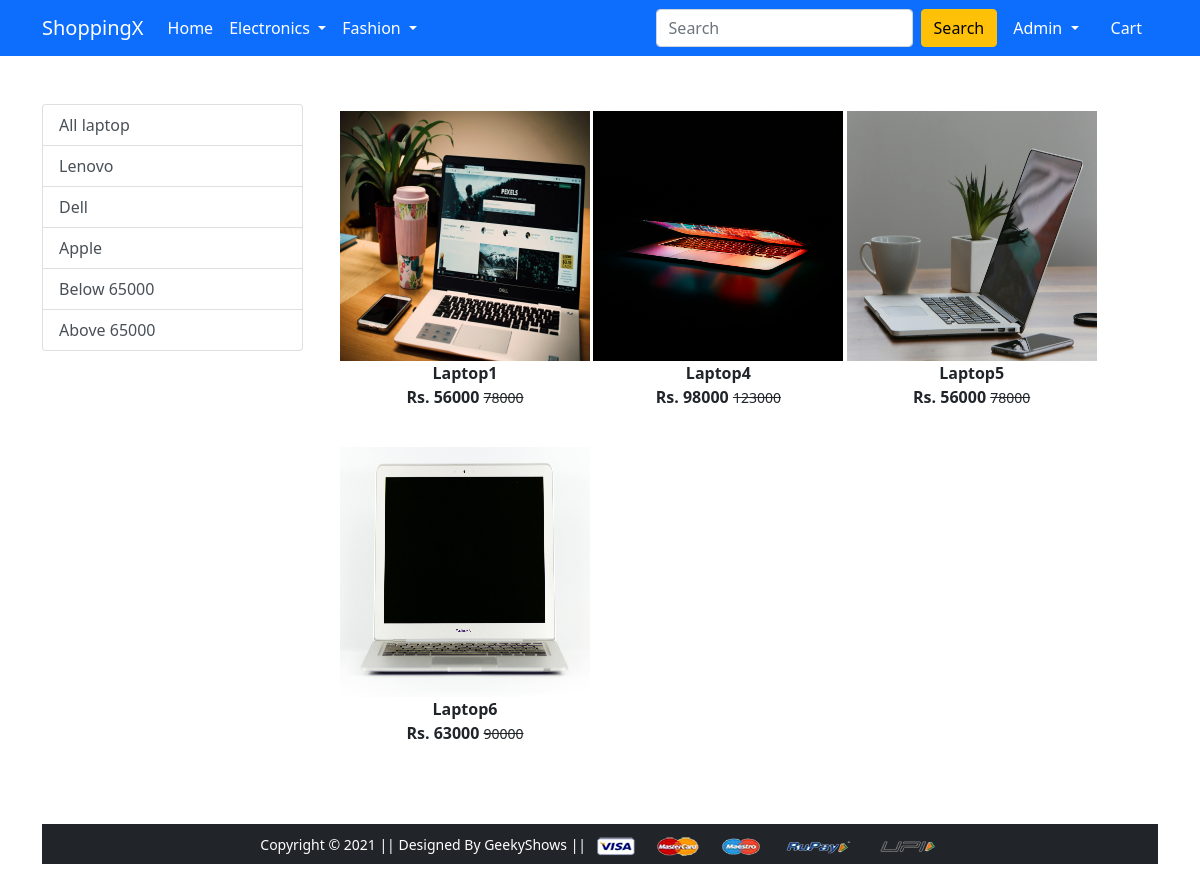
Screenshot of /laptop/Apple (signed in) with the database file from the repository.
### app/models.py (models this page shows, shortened)
class product(models.Model):
    Title = models.CharField( max_length=50)
    Selling_price = models.IntegerField()
    Discounted_price = models.IntegerField()
    Description = models.TextField(max_length=50)
    Brand = models.CharField(max_length=50)
    Category = models.CharField(choices = Category_Choices, max_length=2)
    Product_image = models.ImageField( upload_to= 'Productimg')

### app/views.py (the view)
# urls.py: path('laptop/', views.laptop, name='laptop'),
@login_required
def laptop(request, data = None):
   if data == None:
      laptop = product.objects.filter(Category = "L")
   elif data == 'Apple' or data == 'Dell' or data == 'Lenovo':
      laptop = product.objects.filter(Category = 'L').filter(Brand = data)
   elif data == 'below':
      laptop = product.objects.filter(Category = 'L').filter(Discounted_price__lt = 65000)
   elif data == 'above':
      laptop = product.objects.filter(Category = 'L').filter(Discounted_price__gt = 65000)
   return render(request, 'app/laptop.html', {'laptop' : laptop})

### app/templates/app/laptop.html (shortened to what this page needs)
{% extends 'app/base.html' %}
{% load static %}
{% block main-content %}
<div class="container my-5">
    <div class="row">
     <div class="col-sm-3">
      <div class="list-group">
        <a href="{% url 'laptop' }" class="list-group-item list-group-item-action" aria-current="true">All laptop</a>
        <a href="{% url 'laptopdata' 'Lenovo'  %}" class="list-group-item list-group-item-action" aria-current="true" width: 45px>Lenovo</a>
        <a href="{% url 'laptopdata' 'Dell'  %}" class="list-group-item list-group-item-action">Dell</a>
        <a href="{% url 'laptopdata' 'Apple'  %}" class="list-group-item list-group-item-action">Apple</a>
        <a href="{% url 'laptopdata' 'below'  %}" class="list-group-item list-group-item-action">Below 65000</a>
        <a href="{% url 'laptopdata' 'above'  %}" class="list-group-item list-group-item-action">Above 65000</a>
      </div>
     </div>
  <div class="col-sm-8">
    <div class="row">
     {% for product in laptop %}
      <div class="col-sm-4 text-center mb-4">
       <a href="{% url 'product-detail' product.id %}" class="btn">
        <div class="item">
         <img src="{{product.Product_image.url}}" alt="" height="250" width = '250'class="">
         <div class="fw-bold">{{product.Title}}</div>
         <div class="fw-bold">Rs. {{product.Discounted_price}} <small class="fw-light text-decoration-line-through">{{product.Selling_price}}</small></div>
        </div>
       </a>
      </div>
     {% endfor %}
    </div>
  </div>
</div>
{% endblock main-content %}

### app/templates/app/base.html (shortened to what this page needs)
<!doctype html>
{% load static %}
<html lang="en">
  <head>
    <link href="https://cdn.jsdelivr.net/npm/bootstrap@5.0.0-beta1/dist/css/bootstrap.min.css" rel="stylesheet">
    <link rel="stylesheet" href="{% static 'app/css/owl.carousel.min.css' %}">
    <link rel="stylesheet" href="{% static 'app/css/all.min.css' %}">
    <link rel="stylesheet" href="{% static 'app/css/style.css' %}">
  </head>
  <body>
    <nav class="navbar navbar-expand-lg navbar-dark bg-primary">
     <div class="container">
       <a class="navbar-brand" href="/">ShoppingX</a>
       <div class="collapse navbar-collapse" id="navbarSupportedContent">
         <ul class="navbar-nav me-auto mb-2 mb-lg-0">
           <li class="nav-item">
             <a class="nav-link active" aria-current="page" href="/">Home</a>
           </li>
           <li class="nav-item dropdown">
             <a class="nav-link dropdown-toggle text-white" href="#" id="electronicsDropdown" role="button" data-bs-toggle="dropdown" aria-expanded="false">
               Electronics
             </a>
           </li>
           <li class="nav-item dropdown">
             <a class="nav-link dropdown-toggle text-white" href="#" id="fashionDropdown" role="button" data-bs-toggle="dropdown" aria-expanded="false">
               Fashion
             </a>
           </li>
         </ul>
         <form class="d-flex" action = '{% url "search" %}' method = "GET">
           <input class="form-control me-2" name = 'q' type="search" placeholder="Search" aria-label="Search">
           <button class="btn btn-warning" type="submit">Search</button>
         </form>
         <div>
          <ul class="navbar-nav me-auto mb-2 mb-lg-0">
            {% if request.user.is_authenticated  %}
           <li class="nav-item dropdown mx-2">
              <a class="nav-link dropdown-toggle text-white" href="#" id="profileDropdown" role="button" data-bs-toggle="dropdown" aria-expanded="false">
                <span class="text-capitalize">{{request.user}}</span>
              </a>
            </li>
            <li class="nav-item mx-2">
             <a href="{% url 'showcart' %}" class="nav-link text-white"> Cart </a>
            </li>
            {% endif %}
          </ul>
         </div>
       </div>
     </div>
    </nav>
    {% block main-content %} {% endblock main-content %}
    <footer class="container-fluid bg-dark text-center p-2 mt-5">
        <small class="text-white">Copyright &copy; 2021 || Designed By GeekyShows || </small>
        <img src="{% static 'app/images/payment.png' %}" alt="" srcset="" class="img-fluid" height="2px">
    </footer>
  </body>
</html>

### rows the page displays
product: Product_image (picture), Title "Laptop1", Discounted_price "56000", Selling_price "78000"
product: Product_image (picture), Title "Laptop4", Discounted_price "98000", Selling_price "123000"
product: Product_image (picture), Title "Laptop5", Discounted_price "56000", Selling_price "78000"
product: Product_image (picture), Title "Laptop6", Discounted_price "63000", Selling_price "90000"

### other values shown
{{ request.user }} "Admin"
